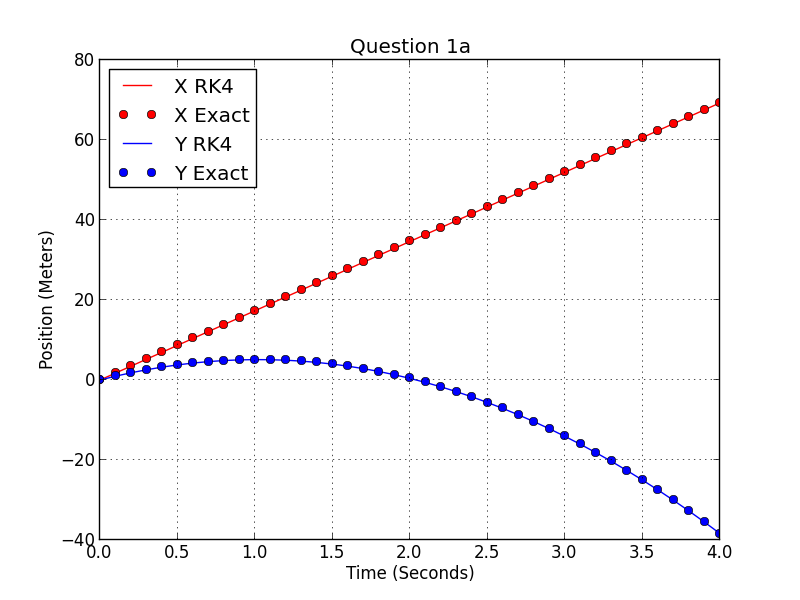

This chart was generated by the following Python code:
from __future__ import division
import numpy as np
import pylab

# Constants ###########################
pi = np.pi
g = 9.8

# Pre-Req ###########################
v = 20
a = 30*pi/180.
vxInit = np.cos(a)*v
vyInit = np.sin(a)*v

# Time ###########################
start = 0
end = 4
h = 0.1
time = np.arange(start, end+h, h)

# Setup data arrays
numValues = 4
data = [[0 for col in range(time.size)] for row in range(numValues)]


# Initial Values ###########################
data[0][0] = 0 # x
data[1][0] = 0 # y
data[2][0] = vxInit # vx
data[3][0] = vyInit # vy

# Exact ####################
xExact = vxInit*time
yExact = vyInit*time - 0.5*g*time*time

# RK4 Equation Array ###########################
def rk4Eqns(t, d):
    result = np.zeros(numValues)
    result[0] = d[2] # x
    result[1] = d[3] # y
    result[2] = 0 # vx
    result[3] = -g # vy
    return result

# Functions for RK4
def addArrays(a1, a2):
    result = np.zeros(len(a1))
    for i in range(len(a1)):
        result[i] = a1[i] + a2[i]
    return result

def getRK4(d, k1, k2, k3, k4):
    result = np.zeros(len(d))
    for i in range(len(d)):
        result[i] = d[i] + (h*(k1[i] + 2.0*k2[i] + 2.0*k3[i] + k4[i])/6.0)
    return result
    

# RK4 Loop
for index in range(0, time.size-1):
    currentD = [ data[0][index], data[1][index], data[2][index], data[3][index] ]
    t = time[index]

    k1 = rk4Eqns(t, currentD)
    k2 = rk4Eqns(t + h/2.0, addArrays(currentD,k1*h/2.0))
    k3 = rk4Eqns(t + h/2.0, addArrays(currentD,k2*h/2.0))
    k4 = rk4Eqns(t + h, addArrays(currentD,k3*h))

    nextD = getRK4(currentD, k1, k2, k3, k4)

    for i in range(numValues):
        data[i][index+1] = nextD[i]  
# End RK4 Loop

# Plot it ####################################################
pylab.plot(time, data[0], "r-", label="X RK4")
pylab.plot(time, xExact, "ro", label="X Exact")
pylab.plot(time, data[1], "b-", label="Y RK4")
pylab.plot(time, yExact, "bo", label="Y Exact")
#pylab.plot(data[0], data[1], "g-", label="Path RK4")
#pylab.plot(xExact, yExact, "go", label="Path Exact")

# Plot settings  ###########################
pylab.legend(loc=0)
pylab.xlabel('Time (Seconds)')
pylab.ylabel('Position (Meters)')
pylab.title('Question 1a')
pylab.grid(True)
pylab.savefig('fisher_lab4_q1a')

pylab.show()

